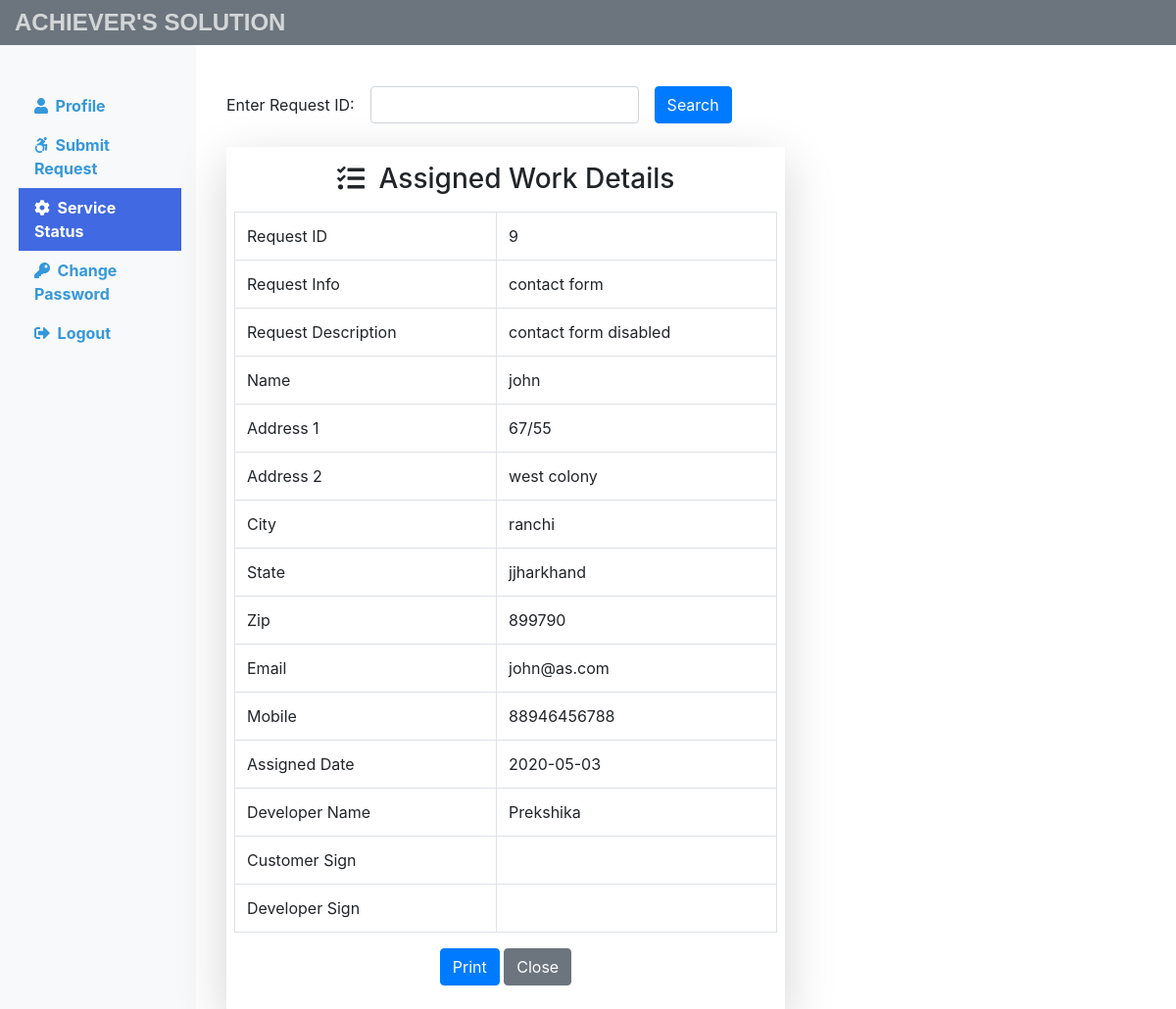
Page /Requester/CheckStatus.php?checkid=9 (signed in) on the committed database.
### tables this page shows
CREATE TABLE `assingwork` (
  `rno` int(11) NOT NULL,
  `request_id` int(11) NOT NULL,
  `request_info` text NOT NULL,
  `request_desc` text NOT NULL,
  `requester_name` varchar(60) NOT NULL,
  `requester_add1` text NOT NULL,
  `requester_add2` text NOT NULL,
  `requester_city` varchar(60) NOT NULL,
  `requester_state` varchar(60) NOT NULL,
  `requester_zip` int(11) NOT NULL,
  `requester_email` varchar(60) NOT NULL,
  `requester_mobile` bigint(20) NOT NULL,
  `assign_deve` varchar(60) NOT NULL,
  `assign_date` date NOT NULL
);

### Requester/CheckStatus.php (the view, shortened to what this page needs)
<?php
include('includes/header.php');
include('../dbconnection.php');
?>
<div class="col-sm-6 mt-5 mx-3">
	<form action="" method="POST" class="form-inline d-print-none">
		<div class="form-group mr-3">
			<label for="checkid" class="mr-3">Enter Request ID: </label>
			<input type="text" class="form-control" name="checkid" id="checkid" onkeypress="javascript:return isInputNumber(event)"/>
		</div>
		<button type="submit" class="btn btn-primary">Search</button>
	</form>
	<?php
		if (isset($_REQUEST['checkid'])) {
			if ($_REQUEST['checkid'] == "") {
				$msg = '<div class="alert alert-warning mt-4 col-sm-6 ml-5 text-center" role="alert">Fill to Find the Work</div>';
			}else{
				$sql = "SELECT * FROM assingwork WHERE request_id = {$_REQUEST['checkid']}";
			$result = $conn->query($sql);
			$row = $result->fetch_assoc();
			if (($row['request_id'] == $_REQUEST['checkid'])) {
	?>
	<div class="mt-4 shadow-lg shadow-border-box p-2">
	<h3 class="text-center mt-2"><i class="fas fa-tasks"></i>&nbsp; Assigned Work Details</h3>
		<table class="table table-bordered mt-3">
			<tbody>
				<tr>
					<td>Request ID</td>
					<td><?php if (isset($row['request_id'])) {echo $row['request_id'];} ?></td>
				</tr>
				<tr>
					<td>Request Info</td>
					<td><?php if (isset($row['request_info'])) {echo $row['request_info'];} ?></td>
				</tr>
				<tr>
					<td>Request Description</td>
					<td><?php if (isset($row['request_desc'])) {echo $row['request_desc'];} ?></td>
				</tr>
				<tr>
					<td>Name</td>
					<td><?php if (isset($row['requester_name'])) {echo $row['requester_name'];} ?></td>
				</tr>
				<tr>
					<td>Address 1</td>
					<td><?php if (isset($row['requester_add1'])) {echo $row['requester_add1'];} ?></td>
				</tr>
				<tr>
					<td>Address 2</td>
					<td><?php if (isset($row['requester_add2'])) {echo $row['requester_add2'];} ?></td>
				</tr>
				<tr>
					<td>City</td>
					<td><?php if (isset($row['requester_city'])) {echo $row['requester_city'];} ?></td>
				</tr>
				<tr>
					<td>State</td>
					<td><?php if (isset($row['requester_state'])) {echo $row['requester_state'];} ?></td>
				</tr>
				<tr>
					<td>Zip</td>
					<td><?php if (isset($row['requester_zip'])) {echo $row['requester_zip'];} ?></td>
				</tr>
				<tr>
					<td>Email</td>
					<td><?php if (isset($row['requester_email'])) {echo $row['requester_email'];} ?></td>
				</tr>
				<tr>
					<td>Mobile</td>
					<td><?php if (isset($row['requester_mobile'])) {echo $row['requester_mobile'];} ?></td>
				</tr>
				<tr>
					<td>Assigned Date</td>
					<td><?php if (isset($row['assign_date'])) {echo $row['assign_date'];} ?></td>
				</tr>
				<tr>
					<td>Developer Name</td>
					<td><?php if (isset($row['assign_deve'])) {echo $row['assign_deve'];} ?></td>
				</tr>
				<tr>
					<td>Customer Sign</td>
					<td></td>
				</tr>
				<tr>
					<td>Developer Sign</td>
					<td></td>
				</tr>
			</tbody>
		</table>
		<div class="text-center">
			<form action="" class="mb-3 d-print-none">
				<input class="btn btn-primary" type="submit" value="Print" onClick="window.print()">
				<input class="btn btn-secondary" type="submit" value="Close">
			</form>
		</div>
	<?php }else{
		echo '<div class="alert alert-info mt-4 col-sm-6 ml-5 text-center">Your Request is Still Pending</div>';
			}
	}
}
?>
</div>
</div>
<?php
include('includes/footer.php');
?>

### css/custom.css (style rules this page uses)
html { scroll-behavior: smooth; transition: .4s ease all; }

### rows in the picture
assingwork: request "9", request_info "contact form", request_desc "contact form disabled", requester_name "john", requester_add1 "67/55", requester_add2 "west colony", requester_city "ranchi", requester_state "jjharkhand", requester_zip "899790", requester_email "john@as.com", requester_mobile "88946456788", assign_date "2020-05-03", assign_deve "Prekshika"
